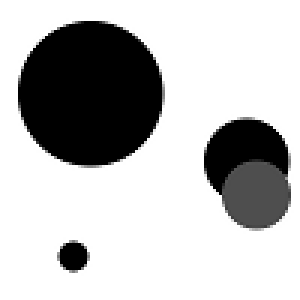
#> input picture IP/TP2/images/four.png, 100 x 100 px (shown 3 times larger)
$ python TP2.py   (older library calls are emulated)
#> lines starting #> are read from the running program, lines starting #| are printed output that depends on the picture; after the words box and inside, x2 and y2 are one past the last pixel; in counts of white or black regions, pixels touching at a corner belong together; long printed decimals are rounded
#> further down, four is the input picture: shape (100, 100); min 0, max 255, mean 188
### IP/TP2/functions.py
import cv2
import numpy as np
from scipy.ndimage import maximum_filter

def detect_circles(image, n, blur_kernel=(3, 3), edges_threshold=0.5, delta_r=2, delta_c=2, delta_rad=1,
                   display_steps=False):
    """
    :param image: Grayscale image
    :param n: number of circles to detect
    :param blur_kernel: blurring kernel for the Gaussian filter
    :param edges_threshold: percentage of the maximum value in the magnitude to threshold the edges
    :param delta_r: accumulator's steps in the rows
    :param delta_c: accumulator's steps in the columns
    :param delta_rad: accumulator's steps in the radius
    :param display_steps: boolean to display all the intermediate steps
    :return:
    """
#> called with n = 4, blur_kernel = (3, 3), edges_threshold = 0.5, delta_r = 2, delta_c = 2, delta_rad = 1, display_steps = False
    start_time = cv2.getTickCount()

    # Blurring ------------------------------------------------------------------------------------------------------------
    blurred = cv2.GaussianBlur(image, blur_kernel, 0)
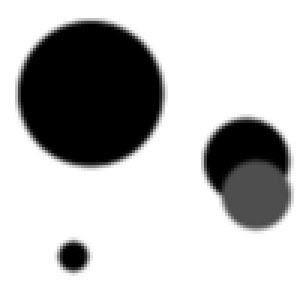
#> blurred: shape (100, 100) (shown 3 times larger); min 0, max 255, mean 188

    if display_steps:
        cv2.imshow("Blurred", blurred)
        cv2.waitKey(0)
        cv2.destroyWindow("Blurred")

    # Sobel gradient ------------------------------------------------------------------------------------------------------
    grad_x = cv2.Sobel(image, ddepth=cv2.CV_64F, dx=1, dy=0, ksize=3, scale=1, delta=0, borderType=cv2.BORDER_DEFAULT)
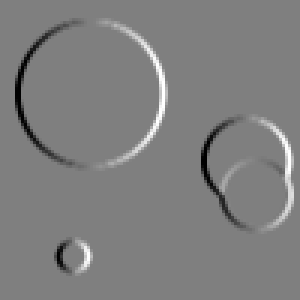
#> grad_x: shape (100, 100) float64 (shown 3 times larger); min -1020, max 1020, mean 0; drawn with min black and max white
    grad_y = cv2.Sobel(image, ddepth=cv2.CV_64F, dx=0, dy=1, ksize=3, scale=1, delta=0, borderType=cv2.BORDER_DEFAULT)
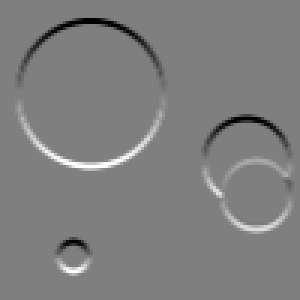
#> grad_y: shape (100, 100) float64 (shown 3 times larger); min -1020, max 1020, mean 0; drawn with min black and max white

    # Magnitude of the gradient -------------------------------------------------------------------------------------------
    magnitude = cv2.magnitude(grad_x, grad_y)
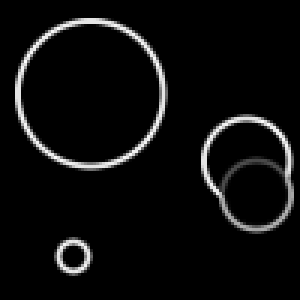
#> magnitude: shape (100, 100) float64 (shown 3 times larger); min 0, max 1140.4, mean 58.3; drawn with min black and max white
    magnitude = cv2.normalize(magnitude, None, 0, 255, cv2.NORM_MINMAX, cv2.CV_8U)

    if display_steps:
        cv2.imshow("Magnitude", magnitude)
        cv2.waitKey(0)
        cv2.destroyWindow("Magnitude")

    # Extracting the edges ------------------------------------------------------------------------------------------------
    threshold = edges_threshold * magnitude.max()
#> threshold = 127.5
    edges = np.where(magnitude >= threshold, 255, 0).astype(np.uint8)
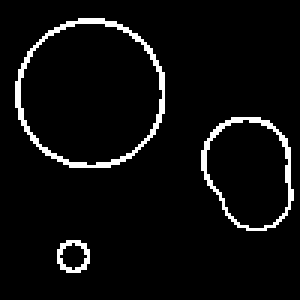
#> edges: shape (100, 100) (shown 3 times larger); 4.9% white in thin lines or dots, all inside (x1, y1, x2, y2) = (5, 6, 98, 91)

    if display_steps:
        cv2.imshow("Edges", edges)
        cv2.waitKey(0)
        cv2.destroyWindow("Edges")

    # Accumulator init ----------------------------------------------------------------------------------------------------
    rows, cols = image.shape
#> rows = 100; cols = 100

    # Parameters
    r_min, r_max = 1, rows
#> r_min = 1; r_max = 100
    c_min, c_max = 1, cols
#> c_min = 1; c_max = 100
    rad_min, rad_max = 5, int(np.sqrt(2) * ((rows + cols) / 2))
#> rad_min = 5; rad_max = 141

    acc = np.zeros(((r_max - r_min) // delta_r + 1,
                    (c_max - c_min) // delta_c + 1,
                    (rad_max - rad_min) // delta_rad + 1), dtype=np.float64)

    # Accumulator voting and filling --------------------------------------------------------------------------------------
    indices = np.argwhere(edges > 0)  # Get the indices of the non-null pixels in edges
#> indices = 493 pairs, first value 6 to 90, second value 5 to 97

    for y, x in indices:
        for i, r in enumerate(range(r_min, r_max + 1, delta_r)):
            for j, c in enumerate(range(c_min, c_max + 1, delta_c)):
                rad = int(np.sqrt((x - c) ** 2 + (y - r) ** 2))
                if rad_min <= rad <= rad_max:
                    k = (rad - rad_min) // delta_rad
                    perimeter = 2 * np.pi * rad
                    if perimeter > 0:  # Avoid division by zero
                        # use the magnitude as a weight with perimeter to normalize circles with different sizes
                        acc[i, j, k] += magnitude[y, x] / perimeter
#> this loop made 493 passes
#> (y, x) on passes 1 to 3: (6, 26), (6, 27), (6, 28)

    # Accumulator's local maximum search ----------------------------------------------------------------------------------
    # local_max = maximum_filter(acc, size=3)  # Thanks scipy <3
    # maxima = (acc == local_max) & (acc > 0)

    indices = np.argpartition(acc.flatten(), -n)[-n:]
#> indices = [183589, 289207, 289344, 104687]
    indices = np.unravel_index(indices, acc.shape)
#> indices = ([26, 42, 42, 15], [40, 11, 12, 14], [9, 0, 0, 19])

    # indices -> (i, j, k) -> (r, c, rad)
    circles = []
    for i, j, k in zip(*indices):
        r = r_min + i * delta_r
        c = c_min + j * delta_c
        rad = rad_min + k * delta_rad
        circles.append((r, c, rad))
#> this loop made 4 passes
#> (i, j, k, r, c, rad) on passes 1 to 4: (26, 40, 9, 53, 81, 14), (42, 11, 0, 85, 23, 5), (42, 12, 0, 85, 25, 5), (15, 14, 19, 31, 29, 24)
#> after the loop, circles = [(53, 81, 14), (85, 23, 5), (85, 25, 5), (31, 29, 24)]

    # Draw detected circles onto the original image
    output = cv2.cvtColor(image, cv2.COLOR_GRAY2BGR)
    for r, c, rad in circles:
        cv2.circle(output, (int(c), int(r)), int(rad), (0, 0, 255), 1)
        cv2.drawMarker(output, (int(c), int(r)), (0, 0, 255), markerType=cv2.MARKER_CROSS, markerSize=2)
#> this loop made 4 passes
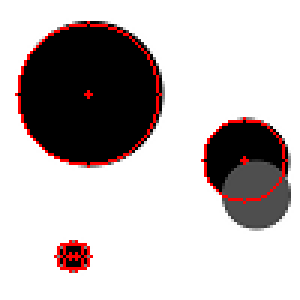
#> output: shape (100, 100, 3) (shown 3 times larger); 2.77% of pixels changed, all inside (x1, y1, x2, y2) = (5, 7, 96, 91)

    end_time = cv2.getTickCount()
    time_taken = (end_time - start_time) / cv2.getTickFrequency()
#> time_taken = 5.79

    print(f"Time elapsed: {time_taken} seconds")
#| Time elapsed: 5.786 seconds

    cv2.imshow("Detected Circles", output)
    cv2.waitKey(0)
    cv2.destroyAllWindows()


# [109 lines left out: function detect_circles_with_gradient_angle, not called in this run]

### IP/TP2/TP2.py
from functions import detect_circles, detect_circles_with_gradient_angle
import cv2

# four.png --------------------------------------------------------------------------------------------------------
four = cv2.imread("images/four.png", cv2.IMREAD_GRAYSCALE)
if four is None:
    raise FileNotFoundError("Couldn't find the loaded image.")

# Whit n=15 the algorithm detects 4 circles right, with n=4 it only detects 3 circles.
detect_circles(four, 4)

# coins.png -----------------------------------------------------------------------------------------------------------
# coins = cv2.imread("images/coins.png", cv2.IMREAD_GRAYSCALE)
# if coins is None:
#     raise FileNotFoundError("Couldn't find the loaded image.")
#
# detect_circles(coins, 2, edges_threshold=0.

# coins2.png -----------------------------------------------------------------------------------------------------------
# coins2 = cv2.imread("images/coins2.jpg", cv2.IMREAD_GRAYSCALE)
# if coins2 is None:
#     raise FileNotFoundError("Couldn't find the loaded image.")
#
# detect_circles_with_gradient_angle(coins2, 8, edges_threshold=0.4, blur_kernel=(5, 5))

# fourn.png -----------------------------------------------------------------------------------------------------------
# fourn = cv2.imread("images/fourn.png", cv2.IMREAD_GRAYSCALE)
# if fourn is None:
#     raise FileNotFoundError("Couldn't find the loaded image.")
#
# detect_circles(fourn, 4)

# MoonCoin.png -------------------------------------------------------------------------------------------------------
# moon_coins = cv2.imread("images/MoonCoin.png", cv2.IMREAD_GRAYSCALE)
# if moon_coins is None:
#     raise FileNotFoundError("Couldn't find the loaded image.")
#
# detect_circles(moon_coins, 4, edges_threshold=0.4, blur_kernel=(5, 5))

$ run again, with IP/TP2/images/coins.png copied over IP/TP2/images/four.png
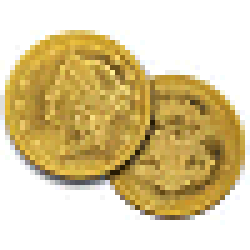
#> input picture IP/TP2/images/coins.png, 50 x 50 px (shown 5 times larger)
#> threshold = 127.5
#> in detect_circles, `edges = np.where(magnitude >= threshold, 255, 0).astype(np.uint8)`:
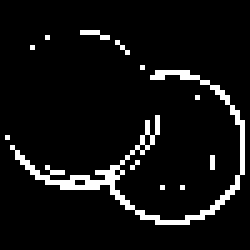
#> edges: shape (50, 50) (shown 5 times larger); 6.8% white in thin lines or dots, all inside (x1, y1, x2, y2) = (1, 6, 49, 45)
#> in detect_circles, `indices = np.argwhere(edges > 0)`: indices = 169 pairs, first value 6 to 44, second value 1 to 48
#> the loop in detect_circles, `for y, x in indices:` made 169 passes
#> (y, x) on passes 1 to 3: (6, 16), (6, 17), (6, 18)
#> in detect_circles, `indices = np.argpartition(acc.flatten(), -n)[-n:]`: indices = [25880, 25080, 24166, 33594]
#> in detect_circles, `indices = np.unravel_index(indices, acc.shape)`: indices = ([15, 15, 14, 20], [17, 5, 16, 9], [8, 0, 10, 0])
#> the loop in detect_circles, `for i, j, k in zip(*indices):` made 4 passes
#> (i, j, k, r, c, rad) on passes 1 to 4: (15, 17, 8, 31, 35, 13), (15, 5, 0, 31, 11, 5), (14, 16, 10, 29, 33, 15), (20, 9, 0, 41, 19, 5)
#> after the loop in detect_circles, `for i, j, k in zip(*indices):`: circles = [(31, 35, 13), (31, 11, 5), (29, 33, 15), (41, 19, 5)]
#> the loop in detect_circles, `for r, c, rad in circles:` made 4 passes
#> after the loop in detect_circles, `for r, c, rad in circles:`:
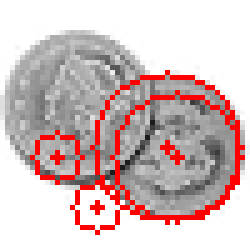
#> output: shape (50, 50, 3) (shown 5 times larger); mean B, G, R 189.8, 189.8, 211.5
#> time_taken = 0.484
#| Time elapsed: 0.4843 seconds

$ run again, with IP/TP2/images/fourn.png copied over IP/TP2/images/four.png
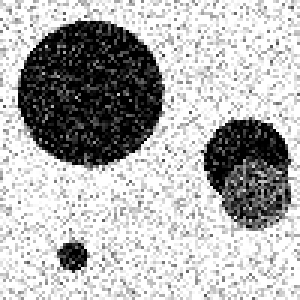
#> input picture IP/TP2/images/fourn.png, 100 x 100 px (shown 3 times larger)
#> four is the input picture: shape (100, 100); min 0, max 255, mean 177.4
#> threshold = 127.5
#> in detect_circles, `edges = np.where(magnitude >= threshold, 255, 0).astype(np.uint8)`:
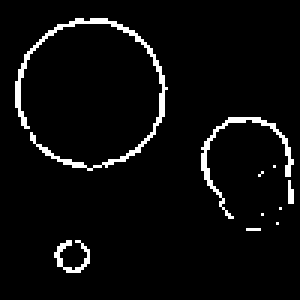
#> edges: shape (100, 100) (shown 3 times larger); 4.4% white in thin lines or dots, all inside (x1, y1, x2, y2) = (5, 6, 98, 91)
#> in detect_circles, `indices = np.argwhere(edges > 0)`: indices = 439 pairs, first value 6 to 90, second value 5 to 97
#> the loop in detect_circles, `for y, x in indices:` made 439 passes
#> (y, x) on passes 1 to 3: (6, 25), (6, 26), (6, 27)
#> in detect_circles, `indices = np.argpartition(acc.flatten(), -n)[-n:]`: indices = [183589, 289344, 104687, 289207]
#> in detect_circles, `indices = np.unravel_index(indices, acc.shape)`: indices = ([26, 42, 15, 42], [40, 12, 14, 11], [9, 0, 19, 0])
#> the loop in detect_circles, `for i, j, k in zip(*indices):` made 4 passes
#> (i, j, k, r, c, rad) on passes 1 to 4: (26, 40, 9, 53, 81, 14), (42, 12, 0, 85, 25, 5), (15, 14, 19, 31, 29, 24), (42, 11, 0, 85, 23, 5)
#> after the loop in detect_circles, `for i, j, k in zip(*indices):`: circles = [(53, 81, 14), (85, 25, 5), (31, 29, 24), (85, 23, 5)]
#> the loop in detect_circles, `for r, c, rad in circles:` made 4 passes
#> after the loop in detect_circles, `for r, c, rad in circles:`:
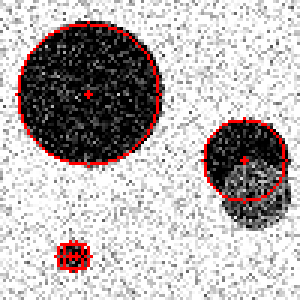
#> output: shape (100, 100, 3) (shown 3 times larger); 2.77% of pixels changed, all inside (x1, y1, x2, y2) = (5, 7, 96, 91)
#> time_taken = 6.7
#| Time elapsed: 6.699 seconds
